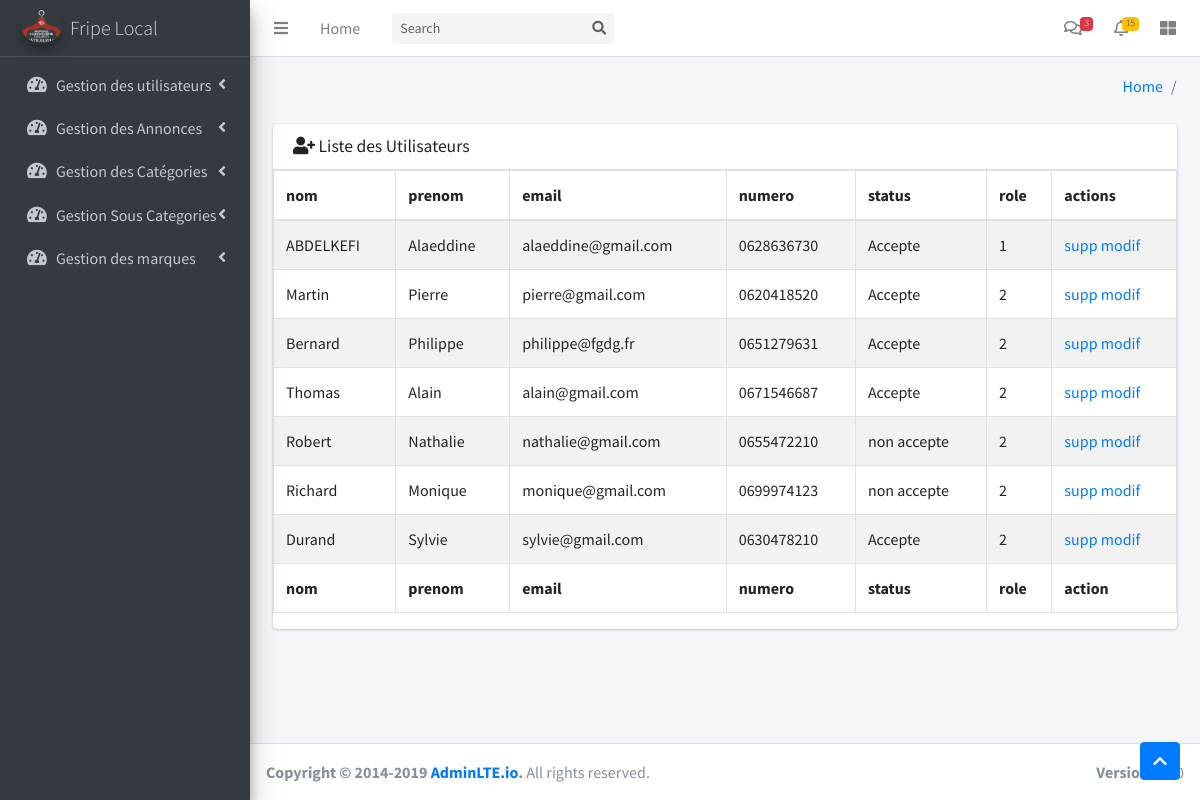
/admin/dashboard.php?controller=personne&action=liste (signed in), run on the app's committed database.
### tables this page shows
CREATE TABLE `personne` (
  `id` int(11) NOT NULL,
  `id_role` int(11) DEFAULT NULL,
  `nom_pers` varchar(200) DEFAULT NULL,
  `prenom_pers` varchar(100) DEFAULT NULL,
  `email_pers` varchar(100) DEFAULT NULL,
  `mdp_pers` varchar(200) DEFAULT NULL,
  `tel_pers` varchar(50) DEFAULT NULL,
  `status` varchar(50) DEFAULT NULL
);

### admin/models/personne.class.php (called while the page is built, shortened)
<?php
class personne extends fonction{
	public function liste($cnx,$critere){
		$personnes=$cnx->query("select * from personne ".$critere)->fetchAll(PDO::FETCH_OBJ);
		return $personnes;
	}
}
?>

### admin/vue/admin/liste_admin.php (the view)
<section class="content">
	<div class="container-fluid">
		<div class="row">
			<section class="col-lg-12 connectedSortable">
				<div class="card card-primary">
					<div class="card-header">
						<h3 class="card-title">
							<i class="fas fa-user-plus"></i></i>
							Liste des Utilisateurs
						</h3>
					</div>
					<?php
					echo '<table id="example1" class="table table-bordered table-striped">
						<thead>
						<tr>
							<th>nom</th>
							<th>prenom</th>
							<th>email</th>
							<th>numero</th>
							<th>status</th>
							<th>role</th>
							<th>actions</th>
						</tr>
						</thead>
						<tbody>
						';
					foreach ($personnes as $personne) {
						echo "<tr>";
						echo "
									<td>" . $personne->nom_pers . "</td>
									<td>" . $personne->prenom_pers . "</td>
									<td>" . $personne->email_pers . "</td>
									<td>" . $personne->tel_pers . "</td>
									<td>" . $personne->status . "</td>
									<td>" . $personne->id_role . "</td>
									<td> <a href='dashboard.php?controller=personne&action=supp&id=" . $personne->id . "'>supp</a>
									<a href='dashboard.php?controller=personne&action=edit1&id=" . $personne->id . "'>modif</a></td>
								";
						echo "</tr>";
					}
					echo "
						</tbody>
						<tfoot>
						<tr>
						<th>nom</th>
						<th>prenom</th>
						<th>email</th>
						<th>numero</th>
						<th>status</th>
						<th>role</th>
						<th>action</th>
						</tr>
						</tfoot>
						</table>";
					?>
				</div>
			</section>
		</div>
	</div>
</section>

### data on the page
personne: nom_pers "ABDELKEFI", prenom_pers "Alaeddine", email_pers "alaeddine@gmail.com", tel_pers "0628636730", status "Accepte", id_role "1"
personne: nom_pers "Martin", prenom_pers "Pierre", email_pers "pierre@gmail.com", tel_pers "0620418520", status "Accepte", id_role "2"
personne: nom_pers "Bernard", prenom_pers "Philippe", email_pers "philippe@fgdg.fr", tel_pers "0651279631", status "Accepte", id_role "2"
personne: nom_pers "Thomas", prenom_pers "Alain", email_pers "alain@gmail.com", tel_pers "0671546687", status "Accepte", id_role "2"
personne: nom_pers "Robert", prenom_pers "Nathalie", email_pers "nathalie@gmail.com", tel_pers "0655472210", status "non accepte", id_role "2"
personne: nom_pers "Richard", prenom_pers "Monique", email_pers "monique@gmail.com", tel_pers "0699974123", status "non accepte", id_role "2"
personne: nom_pers "Durand", prenom_pers "Sylvie", email_pers "sylvie@gmail.com", tel_pers "0630478210", status "Accepte", id_role "2"
